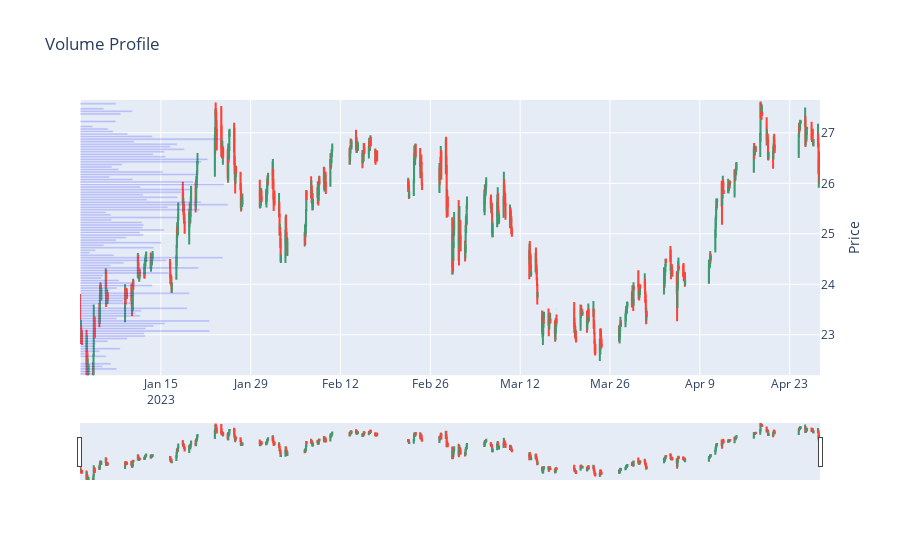

The cell this chart's notebook holds for it:
### Code cell
df.columns = df.columns.str.capitalize()
volume_profile(df, price_pace=0.05, return_raw=False)
